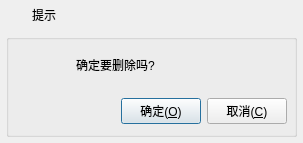
<?xml version="1.0" encoding="UTF-8"?>
<ui version="4.0">
 <class>frmMessageBox</class>
 <widget class="QDialog" name="frmMessageBox">
  <property name="geometry">
   <rect>
    <x>0</x>
    <y>0</y>
    <width>303</width>
    <height>143</height>
   </rect>
  </property>
  <property name="windowTitle">
   <string>提示</string>
  </property>
  <layout class="QVBoxLayout" name="verticalLayout">
   <property name="spacing">
    <number>0</number>
   </property>
   <property name="margin">
    <number>1</number>
   </property>
   <item>
    <widget class="QWidget" name="widget_title" native="true">
     <property name="sizePolicy">
      <sizepolicy hsizetype="Preferred" vsizetype="Fixed">
       <horstretch>0</horstretch>
       <verstretch>0</verstretch>
      </sizepolicy>
     </property>
     <property name="minimumSize">
      <size>
       <width>100</width>
       <height>28</height>
      </size>
     </property>
     <layout class="QHBoxLayout" name="horizontalLayout_2">
      <property name="spacing">
       <number>0</number>
      </property>
      <property name="margin">
       <number>0</number>
      </property>
      <item>
       <widget class="QLabel" name="lab_Ico">
        <property name="sizePolicy">
         <sizepolicy hsizetype="Minimum" vsizetype="Preferred">
          <horstretch>0</horstretch>
          <verstretch>0</verstretch>
         </sizepolicy>
        </property>
        <property name="minimumSize">
         <size>
          <width>31</width>
          <height>0</height>
         </size>
        </property>
        <property name="text">
         <string/>
        </property>
        <property name="alignment">
         <set>Qt::AlignCenter</set>
        </property>
       </widget>
      </item>
      <item>
       <widget class="QLabel" name="lab_Title">
        <property name="sizePolicy">
         <sizepolicy hsizetype="Expanding" vsizetype="Preferred">
          <horstretch>0</horstretch>
          <verstretch>0</verstretch>
         </sizepolicy>
        </property>
        <property name="styleSheet">
         <string notr="true"/>
        </property>
        <property name="text">
         <string>提示</string>
        </property>
        <property name="alignment">
         <set>Qt::AlignLeading|Qt::AlignLeft|Qt::AlignVCenter</set>
        </property>
       </widget>
      </item>
      <item>
       <widget class="QWidget" name="widget_menu" native="true">
        <property name="sizePolicy">
         <sizepolicy hsizetype="Minimum" vsizetype="Preferred">
          <horstretch>0</horstretch>
          <verstretch>0</verstretch>
         </sizepolicy>
        </property>
        <layout class="QHBoxLayout" name="horizontalLayout">
         <property name="spacing">
          <number>0</number>
         </property>
         <property name="margin">
          <number>0</number>
         </property>
         <item>
          <widget class="QPushButton" name="btnMenu_Close">
           <property name="sizePolicy">
            <sizepolicy hsizetype="Minimum" vsizetype="Expanding">
             <horstretch>0</horstretch>
             <verstretch>0</verstretch>
            </sizepolicy>
           </property>
           <property name="minimumSize">
            <size>
             <width>40</width>
             <height>0</height>
            </size>
           </property>
           <property name="cursor">
            <cursorShape>ArrowCursor</cursorShape>
           </property>
           <property name="focusPolicy">
            <enum>Qt::NoFocus</enum>
           </property>
           <property name="toolTip">
            <string>关闭</string>
           </property>
           <property name="text">
            <string/>
           </property>
           <property name="flat">
            <bool>true</bool>
           </property>
          </widget>
         </item>
        </layout>
       </widget>
      </item>
     </layout>
    </widget>
   </item>
   <item>
    <widget class="QWidget" name="widget_main" native="true">
     <property name="styleSheet">
      <string notr="true"/>
     </property>
     <layout class="QVBoxLayout" name="verticalLayout_2">
      <property name="spacing">
       <number>5</number>
      </property>
      <property name="margin">
       <number>5</number>
      </property>
      <item>
       <widget class="QGroupBox" name="groupBoxMessage">
        <property name="title">
         <string/>
        </property>
        <widget class="QLabel" name="labIcoMain">
         <property name="geometry">
          <rect>
           <x>10</x>
           <y>10</y>
           <width>45</width>
           <height>45</height>
          </rect>
         </property>
         <property name="styleSheet">
          <string notr="true">border-image: url(:/image/info.png);</string>
         </property>
         <property name="text">
          <string/>
         </property>
        </widget>
        <widget class="QLabel" name="labInfo">
         <property name="geometry">
          <rect>
           <x>70</x>
           <y>10</y>
           <width>211</width>
           <height>41</height>
          </rect>
         </property>
         <property name="text">
          <string>确定要删除吗?</string>
         </property>
         <property name="scaledContents">
          <bool>false</bool>
         </property>
         <property name="wordWrap">
          <bool>true</bool>
         </property>
        </widget>
        <widget class="QWidget" name="layoutWidget">
         <property name="geometry">
          <rect>
           <x>10</x>
           <y>60</y>
           <width>271</width>
           <height>34</height>
          </rect>
         </property>
         <layout class="QHBoxLayout" name="horizontalLayout_3">
          <item>
           <spacer name="horizontalSpacer">
            <property name="orientation">
             <enum>Qt::Horizontal</enum>
            </property>
            <property name="sizeHint" stdset="0">
             <size>
              <width>40</width>
              <height>20</height>
             </size>
            </property>
           </spacer>
          </item>
          <item>
           <widget class="QPushButton" name="btnOk">
            <property name="cursor">
             <cursorShape>PointingHandCursor</cursorShape>
            </property>
            <property name="focusPolicy">
             <enum>Qt::StrongFocus</enum>
            </property>
            <property name="styleSheet">
             <string notr="true"/>
            </property>
            <property name="text">
             <string>确定(&amp;O)</string>
            </property>
            <property name="icon">
             <iconset resource="../../JGame_Hall_Qt/JGame_Hall_Qt.qrc">
              <normaloff>:/messagebox/update</normaloff>:/messagebox/update</iconset>
            </property>
            <property name="iconSize">
             <size>
              <width>20</width>
              <height>20</height>
             </size>
            </property>
           </widget>
          </item>
          <item>
           <widget class="QPushButton" name="btnCancel">
            <property name="cursor">
             <cursorShape>PointingHandCursor</cursorShape>
            </property>
            <property name="focusPolicy">
             <enum>Qt::StrongFocus</enum>
            </property>
            <property name="styleSheet">
             <string notr="true"/>
            </property>
            <property name="text">
             <string>取消(&amp;C)</string>
            </property>
            <property name="icon">
             <iconset resource="../../JGame_Hall_Qt/JGame_Hall_Qt.qrc">
              <normaloff>:/messagebox/close</normaloff>:/messagebox/close</iconset>
            </property>
            <property name="iconSize">
             <size>
              <width>20</width>
              <height>20</height>
             </size>
            </property>
           </widget>
          </item>
         </layout>
        </widget>
       </widget>
      </item>
     </layout>
    </widget>
   </item>
  </layout>
 </widget>
 <resources>
  <include location="../../JGame_Hall_Qt/JGame_Hall_Qt.qrc"/>
  <include location="../../JGame_Hall_Qt/JGame_Hall_Qt.qrc"/>
 </resources>
 <connections/>
</ui>
